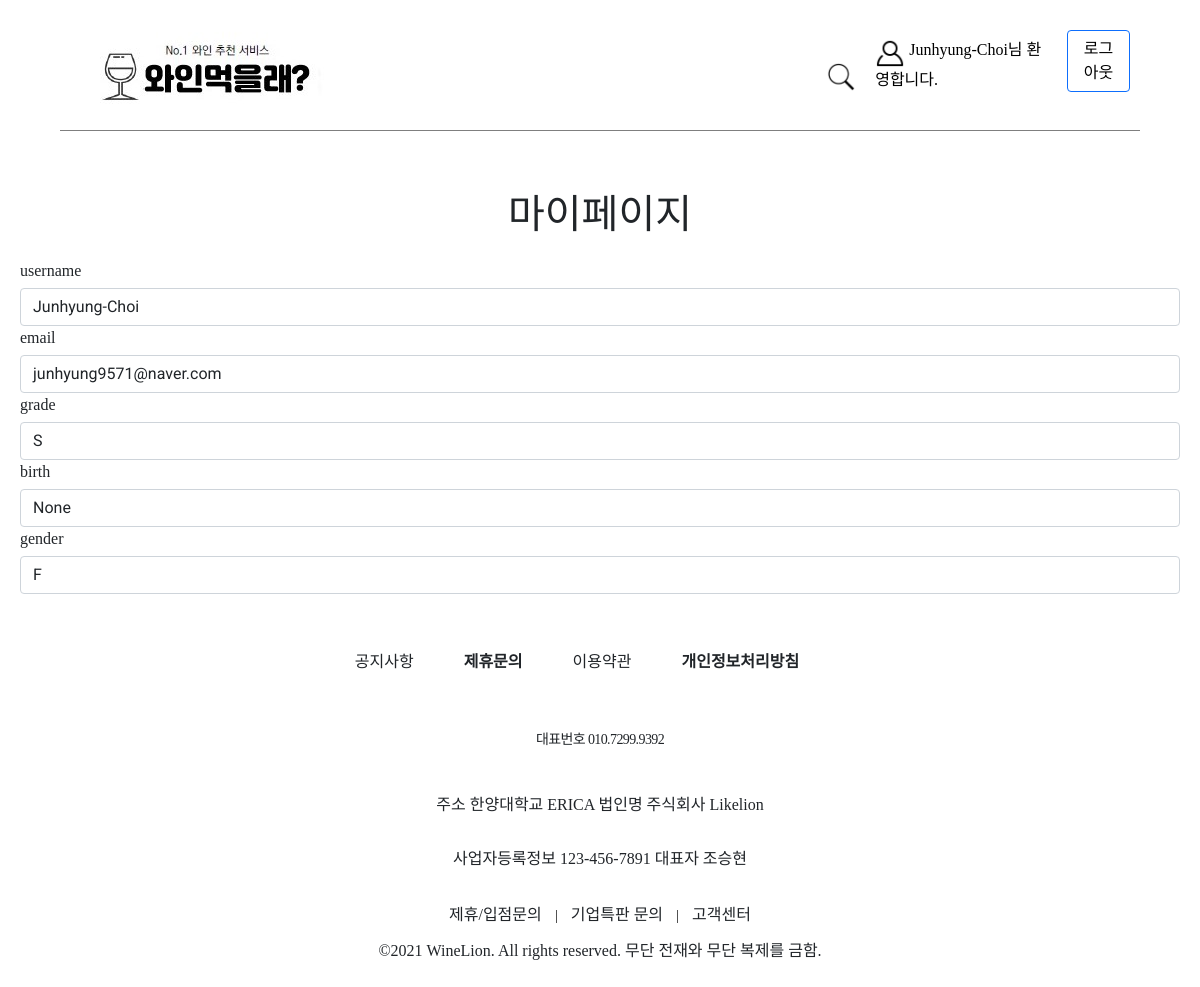
Screenshot of /mypage/ (signed in) with the database file from the repository.
### hackathonApp/models.py (models this page shows)
class CustomUser(AbstractUser):
    USER_GRADE = (
        ('S','Silver'),
        ('G','Gold'),
        ('V','VIP'),
    )
    Gender = (
        ('F','Female'),
        ('M','Male'),
    )
    grade = models.CharField("유저등급", max_length=10, choices=USER_GRADE, default='S')
    register_date = models.DateTimeField("가입일시",auto_now_add=True)
    birth = models.DateField("생년월일", null=True, blank=True)
    gender = models.CharField("성별", max_length=10, choices=Gender, default='F')

### hackathonApp/views.py (the view)
# urls.py: path('mypage/', mypage, name = "mypage"),
def mypage(request):
    return render(request,'member.html')

### hackathonApp/templates/member.html (shortened to what this page needs)
{% extends "base.html" %}
{% load static %}
{% block content %}
  <div style="margin-top : 5%; " class="text-center">
    <h1>
      마이페이지
    </h1>
      {% if user.is_active %}
        <div class="form-group" style="margin:20px; text-align: left">
          <label for="user.username" style="margin-bottom: 5px">username</label>
          <h3 class="form-control b4-col">{{user.username}}</h3>
          <label for="user.username" style="margin-bottom: 5px">email</label>
          <h3 class="form-control b4-col">{{user.email}}</h3>
          <label for="user.username" style="margin-bottom: 5px">grade</label>
          <h3 class="form-control b4-col">{{user.grade}}</h3>
          <label for="user.username" style="margin-bottom: 5px">birth</label>
          <h3 class="form-control b4-col">{{user.birth}}</h3>
          <label for="user.username" style="margin-bottom: 5px">gender</label>
          <h3 class="form-control b4-col">{{user.gender}}</h3>
        </div>
      {% else %}
        <h1 style="margin:20px">로그인 해주세요.</h1>
      {% endif %}
  </div>
{% endblock content %}

### hackathonApp/templates/base.html (shortened to what this page needs)
{% load static %}
<!DOCTYPE html>
<html lang="en">
  <head>
    <link href="https://cdn.jsdelivr.net/npm/bootstrap@5.1.0/dist/css/bootstrap.min.css" rel="stylesheet"/>
    <link rel="stylesheet" href="https://cdn.jsdelivr.net/npm/bootstrap-icons@1.5.0/font/bootstrap-icons.css"/>
    <link href="{% static 'css/style.css' %}" rel="stylesheet">
    <link href="{% static 'css/main.css' %}" rel='stylesheet'>
  </head>
  <body>
    <nav class="navbar" style="margin-top: 0%">
      <div class="navBox1">
        <a href="{% url 'main' %}"><img src="{% static 'img/logo.jpg' %}"/></a>
      </div>
      <div class="navBox3">
        <div class="navItem">
          <a href="class" ="aTag"><img src="{% static 'img/search.png' %}" width="30px" height="30px"/></a>
        </div>
        {% if user.is_authenticated %}
          <div class="navItem">
            <img src="{% static 'img/mypage.png' %}" width="30px" height="30px"/>
            <a href="{% url 'mypage' %}" class="aTag">{{user.username}}님 환영합니다.</a>
          </div>
          <div class="navItem" id='button'>
            <a href="{% url 'logout' %}" class="btn btn-outline-primary aTag">
              로그아웃
            </a>
          </div>
        {% else %}
          <div class="navItem" id='button'>
            <a href="{% url 'login' %}" class="btn btn-outline-primary aTag">
              로그인
            </a>
          </div>
        {% endif %}
      </div>
    </nav>
    <div class="line"></div>
    {% block content %}{% endblock content %}
    <div class="inner footer-content" >
      <div class="footer_menu" style="display: flex; justify-content: center;" >
          <ul class="menu" ><li>공지사항</li>
                 <li><b>제휴문의</b></li>
               <li>이용약관</li>
               <li><b>개인정보처리방침</b></li>
          </ul>
      </div>
         <div class="xans-element- xans-layout xans-layout-footer"><p class="call"><span class="footer_bold">대표번호</span> 010.7299.9392</p>
 <p class="address ">
                 <span><span class="footer_bold"> 주소 </span>  한양대학교 ERICA </span><span> 법인명  주식회사 Likelion </span><br><br><br>
                 <span><span class="biz">사업자등록정보 </span> 123-456-7891  </span></span>
                 <span>대표자 조승현</span><br /><br /></p>
 <p class="address2 ">
                 <span>제휴/입점문의 </span>
         <span>기업특판 문의 </span>
                 <span>고객센터 </span><br></span><br /><span class="copy">©2021 WineLion. All rights reserved. 무단 전재와 무단 복제를 금함.</span>
             </p>
 </div>
     </div>
  </body>
</html>

### hackathonApp/static/css/style.css (style rules this page uses)
html { font-family: rixstraight-pro, sans-serif; font-weight: 500; font-style: normal; }
.navbar { display: flex; flex-direction: row; justify-content: space-between; padding: 5%; padding-top: 0%; padding-bottom: 0%; margin-top: 2%; position: sticky; top: 0; background-color: white; z-index: 10; }
.navBox1 { display: flex; flex-direction: row; align-items: flex-end; width: 30%; }
.navBox3 { display: flex; flex-direction: row; justify-content: flex-end; align-items: flex-end; width: 30%; float: right; }
.aTag { text-decoration: none; color: black; }
.navItem { padding: 3%; }
.line { display: flex; flex-basis: 100%; align-items: center; color: rgb(0, 0, 0); font-size: 14px; margin: 8px 0px; }
.line::before { content: ""; flex-grow: 1; margin: 0px 0px 0px; margin-left: 5%; background: rgb(0, 0, 0, 0.5); height: 1px; font-size: 0px; line-height: 0px; }
.line::after { content: ""; flex-grow: 1; margin: 0px 0px; margin-right: 5%; background: rgb(0, 0, 0, 0.5); height: 1px; font-size: 0px; line-height: 0px; }
html, body, div, dl, dt, dd, ul, ol, li, h1, h2, h3, h4, h5, h6, pre, code, form, fieldset, button, legend, input, textarea, p, blockquote, th, td, img { margin: 0; padding: 0; font-family: "Poppins", "Spoqa Han Sans Neo", "sans-serif"; }
div { display: block; }
a { background-color: transparent; }
a { text-decoration: none; color: #000; }
img { border: 0; }
img, fieldset { vertical-align: top; }
.footer_menu ul.menu { padding: 36px 14px 10px; display: inline-block; align-content: center; }
.footer_menu ul.menu li { display: inline-block; padding: 0px 46px 0 0; }
.xans-layout-footer { padding: 45px 14px; position: relative; text-align: center; }
.xans-layout-footer .call { font-size: 14px; letter-spacing: -0.6px; }
.xans-layout-footer .address { padding: 16px 0 0; line-height: 18px; }
.xans-layout-footer .address2 { padding: 20px 0 0; line-height: 18px; }

### hackathonApp/static/css/main.css (style rules this page uses)
body { font-family: 'Roboto', sans-serif; position: relative; font-weight:400px; }
ul li { list-style: none; }
a { -webkit-transition: 300ms; -moz-transition: 300ms; -o-transition: 300ms; transition: 300ms; }
h1, h2, h3, h4, h5, h6 { font-family: 'Roboto', sans-serif; }
.address { margin-top: 30px; position: relative; overflow: hidden; }

### rows the page displays
CustomUser: username "Junhyung-Choi", email "junhyung9571@naver.com", grade "S", birth "None", gender "F"
